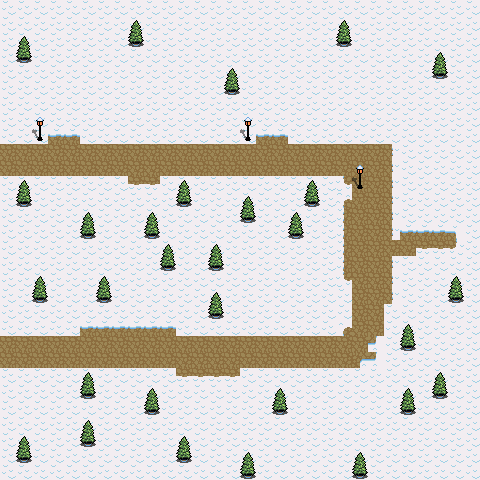

Below is a game level as drawn by its tile map, then a one-line description and the .tmx that defines it (tile-layer data replaced by summaries):
An orthogonal 30x30 tile map with 16x16 px tiles, 4 tile layers (snow, path, trees, decorations) and 5 objects (4x house, Camera).

<map version="1.10" tiledversion="1.11.0" orientation="orthogonal" renderorder="right-down" width="30" height="30" tilewidth="16" tileheight="16" infinite="0" nextlayerid="9" nextobjectid="9">
 <editorsettings>
  <export target="atlas.json" format="json" />
 </editorsettings>
 <tileset firstgid="1" name="sprite_sheet" tilewidth="16" tileheight="16" tilecount="65" columns="5">
  <image source="sprite_sheet.png" width="80" height="208" />
 </tileset>
 <layer id="1" name="snow" width="30" height="30">
  <data>[900 cells, 900 non-empty, 1 distinct tile ids]</data>
 </layer>
 <layer id="6" name="path" width="30" height="30">
  <data>[900 cells, 158 non-empty, 9 distinct tile ids]</data>
 </layer>
 <layer id="3" name="trees" width="30" height="30">
  <properties>
   <property name="solid" type="bool" value="true" />
  </properties>
  <data>[900 cells, 36 non-empty, 2 distinct tile ids]</data>
 </layer>
 <layer id="7" name="decorations" width="30" height="30">
  <data>[900 cells, 28 non-empty, 4 distinct tile ids]</data>
 </layer>
 <objectgroup id="8" name="Object">
  <object id="1" name="Camera" type="Camera" x="22.8851" y="157.113">
   <properties>
    <property name="camera" type="bool" value="true" />
    <property name="zoom" type="float" value="2.5" />
   </properties>
   <point />
  </object>
  <object id="3" template="House.tx" name="House0" type="house" x="95.9215" y="78.6881">
   <properties>
    <property name="houseId" type="int" value="0" />
   </properties>
  </object>
  <object id="6" template="House.tx" name="House1" type="house" x="290.704" y="78.6881">
   <properties>
    <property name="houseId" type="int" value="1" />
   </properties>
  </object>
  <object id="7" template="House.tx" name="House2" type="house" x="402.008" y="159.558">
   <properties>
    <property name="houseId" type="int" value="2" />
   </properties>
  </object>
  <object id="8" template="House.tx" name="House3" type="house" x="270.704" y="255.21">
   <properties>
    <property name="houseId" type="int" value="3" />
   </properties>
  </object>
 </objectgroup>
</map>